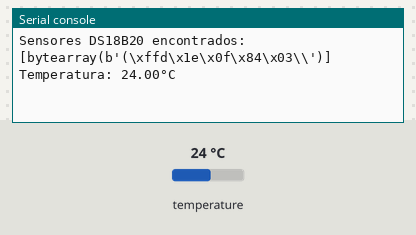
A program run on a simulated Raspberry Pi Pico running MicroPython. On the bench: the last lines printed to the serial console. The inputs (shaded band) are chosen by the test bench; at power-on: temperature 24 °C.

Above: at 1.2 s.
1.3 s: temperature set to 12 °C
At 3.0 s:
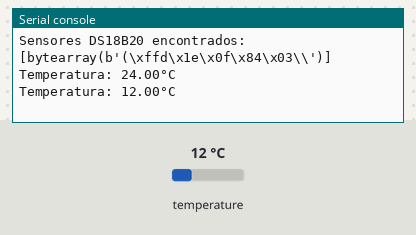
3.7 s: temperature set to 19 °C
At 5.3 s:
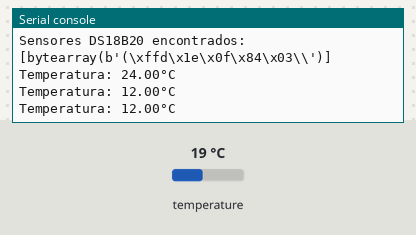
Timing chart, 0 to 6.8 s (numbered marks = the images above; inputs shaded):
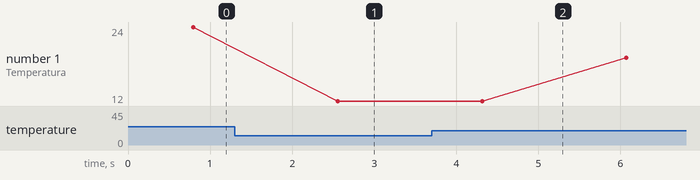

Measured:
- after the input at 1.3 s, the serial console: prints a new line after 1.3 s (image 1)
- plotted number 1: 24 → 12 after the input at 1.3 s, 12 → 19 after the input at 3.7 s

The program:

Codigo_Temperatura_Terminal.py
```python
import machine
import onewire
import ds18x20
import utime

# Configuração do barramento 1-Wire
pin_ds18b20 = machine.Pin(7)
ds18b20_bus = onewire.OneWire(pin_ds18b20)
ds_sensor = ds18x20.DS18X20(ds18b20_bus)

# Descobre os sensores DS18B20 conectados
device_list = ds_sensor.scan()

if not device_list:
    print("Nenhum sensor DS18B20 encontrado!")
else:
    print("Sensores DS18B20 encontrados:", device_list)

try:
    while True:
        # Inicia a conversão de temperatura em todos os dispositivos
        ds_sensor.convert_temp()

        # Aguarda a conversão ser concluída
        utime.sleep_ms(750)

        # Lê a temperatura de todos os dispositivos
        for device in device_list:
            temperature = ds_sensor.read_temp(device)
            print("Temperatura: {:.2f}°C".format(temperature))

        # Aguarda 1 segundo entre as leituras
        utime.sleep(1)

except KeyboardInterrupt:
    print("Programa encerrado pelo usuário.")
```
